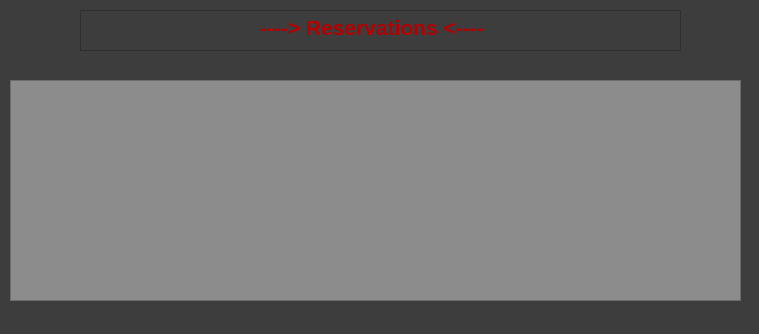
<?xml version="1.0" encoding="UTF-8"?>
<ui version="4.0">
 <class>viewres</class>
 <widget class="QWidget" name="viewres">
  <property name="geometry">
   <rect>
    <x>0</x>
    <y>0</y>
    <width>759</width>
    <height>334</height>
   </rect>
  </property>
  <property name="windowTitle">
   <string>Form</string>
  </property>
  <property name="styleSheet">
   <string notr="true">background-color: rgb(61, 61, 61);</string>
  </property>
  <widget class="QTextBrowser" name="textBrowser">
   <property name="geometry">
    <rect>
     <x>80</x>
     <y>10</y>
     <width>601</width>
     <height>41</height>
    </rect>
   </property>
   <property name="styleSheet">
    <string notr="true"/>
   </property>
   <property name="html">
    <string>&lt;!DOCTYPE HTML PUBLIC &quot;-//W3C//DTD HTML 4.0//EN&quot; &quot;http://www.w3.org/TR/REC-html40/strict.dtd&quot;&gt;
&lt;html&gt;&lt;head&gt;&lt;meta name=&quot;qrichtext&quot; content=&quot;1&quot; /&gt;&lt;meta charset=&quot;utf-8&quot; /&gt;&lt;style type=&quot;text/css&quot;&gt;
p, li { white-space: pre-wrap; }
hr { height: 1px; border-width: 0; }
li.unchecked::marker { content: &quot;\2610&quot;; }
li.checked::marker { content: &quot;\2612&quot;; }
&lt;/style&gt;&lt;/head&gt;&lt;body style=&quot; font-family:'Segoe UI'; font-size:9pt; font-weight:400; font-style:normal;&quot;&gt;
&lt;p align=&quot;center&quot; style=&quot; margin-top:0px; margin-bottom:0px; margin-left:0px; margin-right:0px; -qt-block-indent:0; text-indent:0px;&quot;&gt;&lt;span style=&quot; font-size:16pt; font-weight:700; color:#b40000;&quot;&gt; ----&amp;gt; Reservations &amp;lt;----    &lt;/span&gt;&lt;/p&gt;&lt;/body&gt;&lt;/html&gt;</string>
   </property>
  </widget>
  <widget class="QTableView" name="tableView">
   <property name="geometry">
    <rect>
     <x>10</x>
     <y>80</y>
     <width>731</width>
     <height>221</height>
    </rect>
   </property>
   <property name="styleSheet">
    <string notr="true">background-color: rgb(140, 140, 140);</string>
   </property>
  </widget>
 </widget>
 <resources/>
 <connections/>
</ui>
